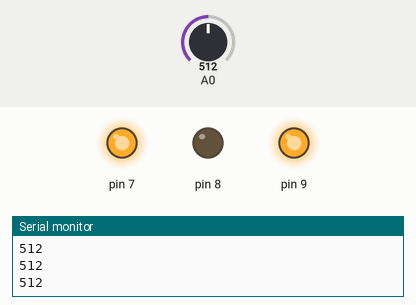
Simulated run of this sketch. Board: Arduino Uno, built with avr-gcc and run on an emulated ATmega328P. Parts: output pins drawn as LEDs (lit = HIGH), the last lines printed to the serial monitor. The inputs (shaded band) are chosen by the test bench; at power-on: A0 = 512.

Above: at 1.2 s.
1.3 s: A0 set to 987
2.8 s: A0 set to 1010
At 3.8 s:
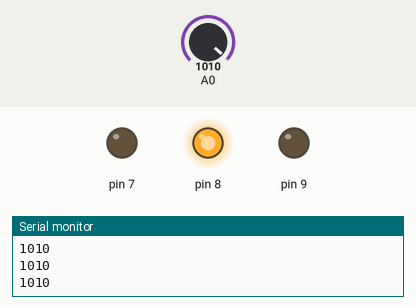
4.3 s: A0 set to 990
At 4.9 s:
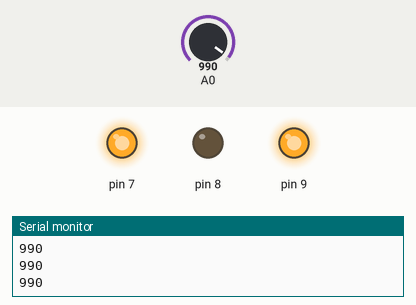
5.8 s: A0 set to 1023
At 6.2 s:
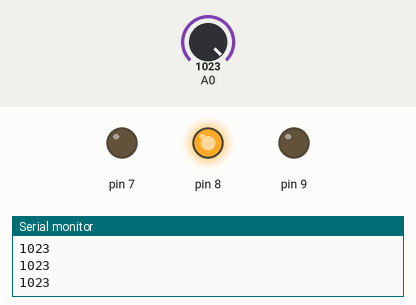
Timing chart, 0 to 8.3 s (numbered marks = the images above; inputs shaded):
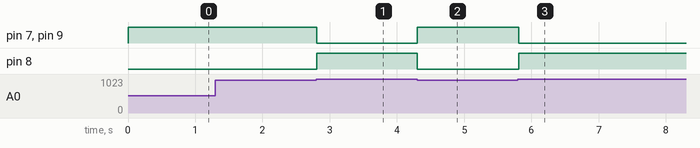

Measured:
- the behaviour switches between 1000 and 1001 on A0 (found by bisection; images 0 and 1)
- after the input at 2.8 s, pin 7, pin 9: HIGH → LOW at once; pin 8: LOW → HIGH at once
- after the input at 4.3 s, pin 7, pin 9: LOW → HIGH at once; pin 8: HIGH → LOW at once
- after the input at 5.8 s, pin 7, pin 9: HIGH → LOW at once; pin 8: LOW → HIGH at once

The sketch:

2_6_5_VR_If_Else_And.ino
```cpp
/*
 * Generated using BlocklyDuino:
 *
 * https://github.com/MediaTek-Labs/BlocklyDuino-for-LinkIt
 *
 * Date: Sun, 31 Mar 2019 15:07:28 GMT
 */


int VR;

void setup()
{
  Serial.begin(9600);

  pinMode(7, OUTPUT);
  pinMode(8, OUTPUT);
  pinMode(9, OUTPUT);
  digitalWrite(7, LOW);
  digitalWrite(8, LOW);
  digitalWrite(9, LOW);
}


void loop()
{
  VR = analogRead(A0);
  Serial.println(VR);
  if (VR >= 0 && VR <= 1000) {
    digitalWrite(7, HIGH);
    digitalWrite(8, LOW);
    digitalWrite(9, HIGH);

  }
  if (VR > 1000 && VR <= 2000) {
    digitalWrite(7, LOW);
    digitalWrite(8, HIGH);
    digitalWrite(9, LOW);

  }
  if (VR > 2000) {
    digitalWrite(7, LOW);
    digitalWrite(8, LOW);
    digitalWrite(9, HIGH);

  }
}
```
